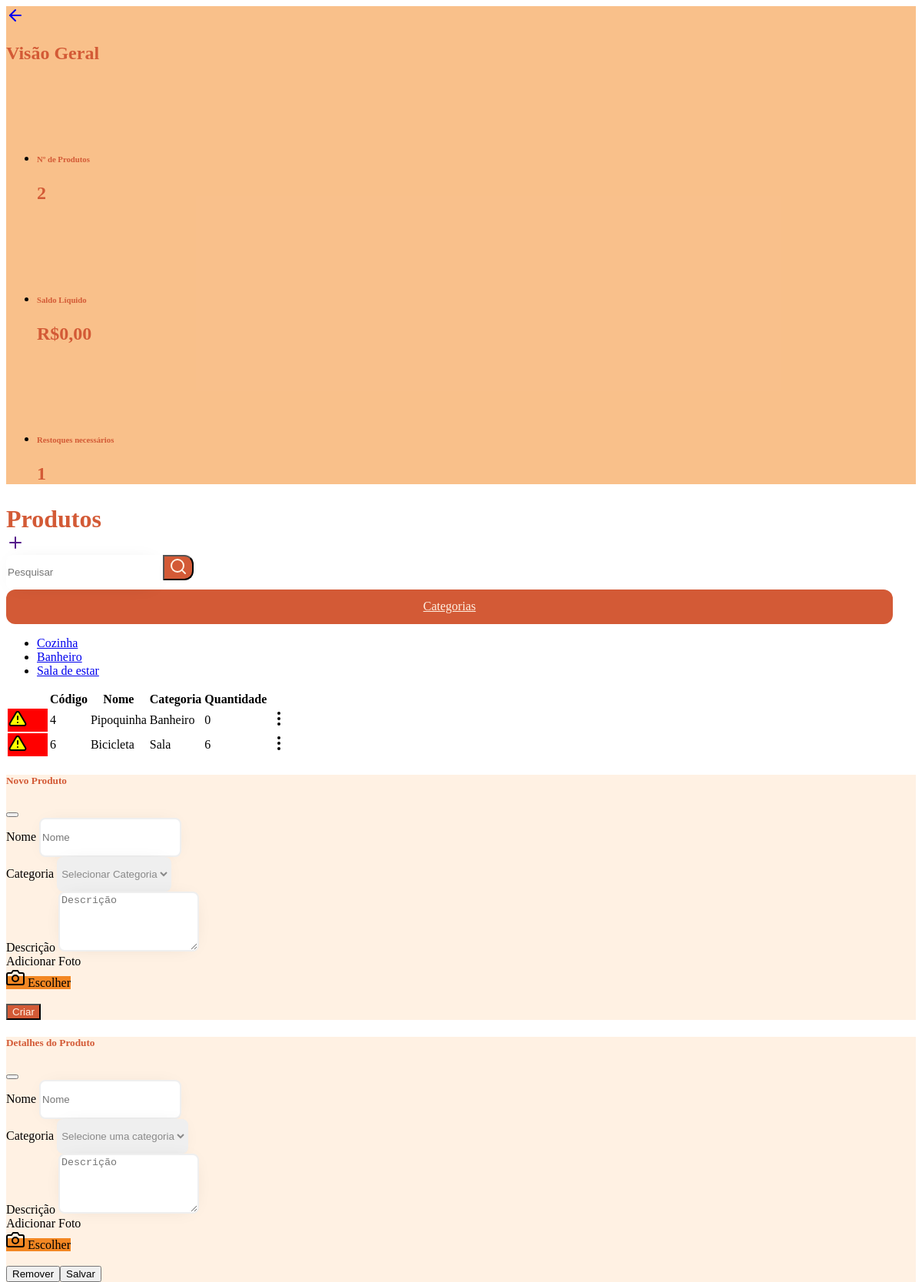
The page /views/products/products.php on the database as committed earlier.
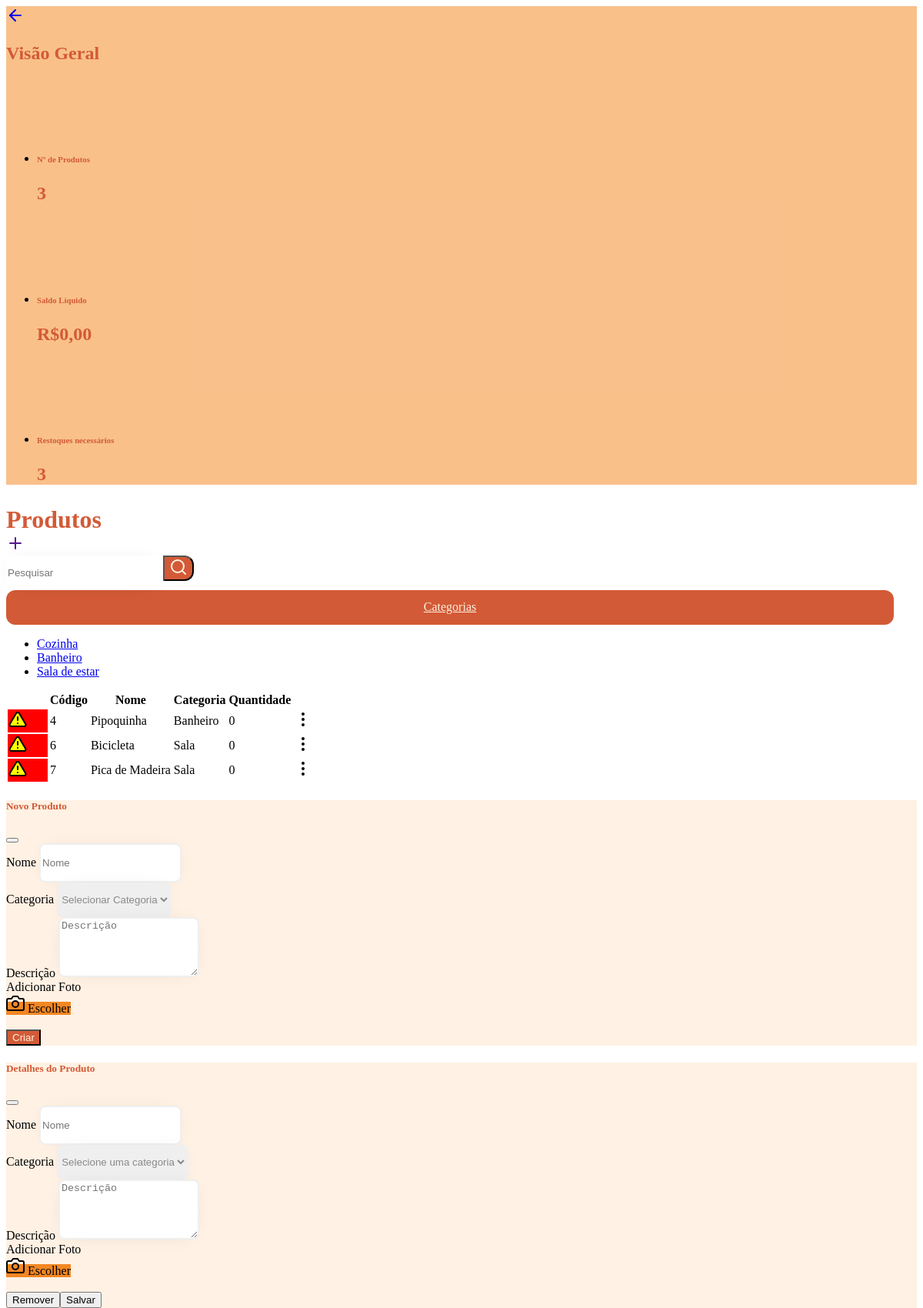
The same page on the database as committed later.
### tables this page shows
CREATE TABLE `ProductAmount` (
  `id_product` int(11) NOT NULL,
  `amount` int(11) NOT NULL DEFAULT 0
);

CREATE TABLE `Products` (
  `id` int(11) NOT NULL,
  `name` varchar(30) NOT NULL,
  `description` varchar(100) NOT NULL,
  `category` varchar(20) NOT NULL,
  `image` varchar(50) DEFAULT NULL
);

### classes/controllers/DBController.php (called while the page is built, shortened)
<?php
    abstract class DBController {
        private $table;
        private $connection;
        public function __construct($table) {
            $this->table = $table;
        }
        private function createConnection(){
            try {
                $this->connection = new PDO("mysql:host=" . self::HOST . ";dbname=" . self::DB_NAME, self::DB_USER, self::DB_PASSWORD);
                $this->connection->setAttribute(PDO::ATTR_ERRMODE, PDO::ERRMODE_EXCEPTION);
            }catch(PDOException $e){
                die("DB CONNECTION ERROR: " . $e->getMessage());
            }
        }
        private function execute($query, $params = []){
            try {
                $statement = $this->connection->prepare($query);
                $statement->execute($params);
                return $statement;
            }catch(PDOException $e){
                die('DB QUERY ERROR: '.$e->getMessage());
            }
        }
        public function selectSingle($fields, $predicate = "", $params = []){
            $query = "SELECT $fields FROM $this->table $predicate";
            $statement = $this->execute($query, $params);
            return $statement->fetch(PDO::FETCH_ASSOC);
        }
        public function rawSelect($query = "", $params = []){
            $statement = $this->execute($query, $params);
            return $statement->fetchAll(PDO::FETCH_ASSOC);
        }
    }
?>

### classes/controllers/ProductController.php (called while the page is built, shortened)
<?php
require_once CONTROLLERS_PATH . "DBController.php";
class ProductController extends DBController {
	public function getAll($filter = "", $params = []){
		$query = "SELECT * FROM Products as P INNER JOIN ProductAmount as PA ON (P.id = PA.id_product)";
		return parent::rawSelect($query, $params);
	}
	public function getRestockNeeded(){
		return parent::rawSelect("SELECT * FROM Products as P INNER JOIN ProductAmount as PA ON (P.id = PA.id_product) WHERE amount <= ?", [RESTOCK_LIMIT]);
	}
	public function getProfit(){
		$entrada = parent::rawSelect("SELECT SUM(price * amount) as entrada FROM Movements WHERE type = 'Entrada'", [])[0]['entrada'];
		$saida = parent::rawSelect("SELECT SUM(price * amount) as saida FROM Movements WHERE type = 'Saída'", [])[0]['saida'];
		return $saida == 0 ? 0 :  $saida - $entrada;
	}
	public function getProductsCount(){
		return parent::selectSingle("COUNT(id) as count")['count'];
	}
}
?>

### views/products/products.php (the view, shortened to what this page needs)
<?php
    $productController = new ProductController();
?>
<!DOCTYPE html>
<html lang="en">
<head>
    <link rel="stylesheet" href="<?= BS_CSS_PATH ?>">
    <link rel="stylesheet" href="<?= DEFAULT_CSS_PATH ?>">
    <link rel="stylesheet" href="<?= CSS_PATH ?>/products.css">
</head>
<body>
    <div class="container-fluid h-100">
        <div class="row h-100">
            <div class="col-lg-3 col-md-12 p-4 sidebar">
                <div class="d-flex flex-column align-items-start px-3 pt-2">
                    <a class="btn-round" href="<?= ROOT_PATH ?>"><i data-feather="arrow-left"></i></a>
                    <div class="d-flex mt-5 pb-3">
                        <h2>Visão Geral</span>
                    </div>
                    <ul class="nav nav-pills flex-column align-items-start" id="menu">
                        <li class="nav-item">
                            <h6>Nº de Produtos</h6>
                            <h2><?=$productController->getProductsCount()?></h2>
                        </li>
                        <li class="nav-item">
                            <h6>Saldo Líquido</h6>
                            <h2><?="R\$".number_format($productController->getProfit(), 2, ",", ".")?></h2>
                        </li>
                        <?php
                            $restockProducts = $productController->getRestockNeeded();
                            $count = count($restockProducts);
                            $content = "Os seguintes produtos precisam ser restocados:\n<ul>";
                            foreach($restockProducts as $rp){
                                $content .= "<li>${rp['name']}</li>";
                            }
                            $content .= "</ul>";
                            $popover = "data-bs-toggle='popover' data-bs-trigger='hover focus' data-bs-placement='right' title='Atenção' data-bs-html='true' data-bs-content='$content'";
                            ?>
                        <li class="nav-item" <?=$popover?>>
                            <h6>Restoques necessários</h6>
                            <h2><?=$count?></h2>
                        </li>
                    </ul>
                </div>
            </div>
            <div class="col-lg-9">
                <nav class="navbar p-4">
                    <div class="d-flex justify-content-center align-items-center">
                        <h1 class="navbar-brand">Produtos</h1>
                        <a href="" class="btn-round dark-hover d-flex justify-content-center align-items-center" data-bs-toggle="modal" data-bs-target="#newProductModal">
                            <i data-feather="plus"></i>
                        </a>
                    </div>
                    <form method="POST">
                        <div class="d-flex my-sm-2">
                            <input class="form-control search no-border" type="search" name="search" placeholder="Pesquisar">
                            <button class="btn btn-dark btn-search" type="submit"><i data-feather="search"></i></button>
                            <div class="dropdown">
                                <a class="btn dropdown-toggle drpdwn" href="#" role="button" id="dropdownMenuLink" data-bs-toggle="dropdown" aria-expanded="false">
                                    Categorias
                                </a>
                                <ul class="dropdown-menu" aria-labelledby="dropdownMenuLink">
                                    <li><a class="dropdown-item" href="#">Cozinha</a></li>
                                    <li><a class="dropdown-item" href="#">Banheiro</a></li>
                                    <li><a class="dropdown-item" href="#">Sala de estar</a></li>
                                </ul>
                            </div>
                        </div>
                    </form>
                </nav>
                <?php
                    if($_POST)
                        $products = $productController->getAll("WHERE name LIKE ?", ["%${_POST['search']}%"]);
                    else
                        $products = $productController->getAll();
                    $hide = "";
                ?>
                <div class="table-responsive <?=$hide?>">
                    <table class="table table-css table-borderless">
                        <thead>
                            <tr>
                                <th></th>
                                <th>Código</th>
                                <th>Nome</th>
                                <th>Categoria</th>
                                <th>Quantidade</th>
                            </tr>
                        </thead>
                        <tbody>
                            <?php
                            foreach($products as $product){
                                $id = $product['id'];
                                $amount = $product['amount'];
                                echo "<tr>";
                                if($amount <= RESTOCK_LIMIT)
                                    echo "<td class='p-1 text-center td-icon'>
                                            <i class='warning' data-feather='alert-triangle' data-bs-toggle='popover' data-bs-trigger='hover focus' data-bs-placement='left' title='Atenção' data-bs-content='Esse produto precisa ser restocado'></i>
                                        </td>";
                                else
                                    echo "<td class='td-icon'><i data-feather=''</i></td>";
                                echo "<td>$id</td>
                                    <td>${product['name']}</td>
                                    <td>${product['category']}</td>
                                    <td>$amount</td>
                                    <td><a class='details' onclick='productDetails($id)'><i data-feather='more-vertical'></i></a></td>
                                    </tr>";
                            }
                            ?>
                        </tbody>
                    </table>
                </div>
            </div>
        </div>
    </div>
    <div class="modal fade" id="newProductModal" tabindex="-1" aria-hidden="true">
        <div class="modal-dialog">
            <div class="modal-content">
                <form method="POST" action="<?=ROOT_PATH?>produtos/criar">
                    <div class="modal-header">
                        <h5 class="modal-title" id="exampleModalLabel">Novo Produto</h5>
                        <button type="button" class="btn-close" data-bs-dismiss="modal" aria-label="Close"></button>
                    </div>
                    <div class="modal-body">
                        <div class="container">
                            <div class="row">
                                <div class="col-6 mb-3">
                                    <label for="name" class="form-label">Nome</label>
                                    <input required id="name" type="text" class="form-control modal-input default-border" name="name" placeholder="Nome">
                                </div>
                                <div class="col-6 mb-3">
                                    <label for="category" class="form-label">Categoria</label>
                                    <select required id="category" class="form-control modal-input no-border default-border" placeholder="Selecione uma categoria" name="category">
                                        <option value="" disabled selected hidden>Selecionar Categoria</option>
                                    </select>
                                </div>
                                <div class="col-12 mb-3">
                                    <label for="description" class="form-label">Descrição</label>
                                    <textarea required id="description" type="text" class="form-control modal-input default-border desc-textarea" name="description" placeholder="Descrição"></textarea>
                                </div>
                                <div class="mb-3">
                                    <label class="form-label">Adicionar Foto</label>
                                    <br>
                                    <label for="image" class="btn btn-success upload-btn"><i data-feather="camera"></i> Escolher</label>
                                </div>
                            </div>
                        </div>
                    </div>
                    <div class="modal-footer">
                        <button type="submit" class="btn btn-dark">Criar</button>
                    </div>
                </form>
            </div>
        </div>
    </div>
    <div class="modal fade" id="productDetailsModal" tabindex="-1" aria-hidden="true">
        <div class="modal-dialog">
            <div class="modal-content">
                <form id="update-form" method="POST">
                    <div class="modal-header">
                        <h5 class="modal-title" id="exampleModalLabel">Detalhes do Produto</h5>
                        <button type="button" class="btn-close" data-bs-dismiss="modal" aria-label="Close"></button>
                    </div>
                    <div class="modal-body">
                        <div class="container">
                            <div class="row">
                                <div class="col-6 mb-3">
                                    <label for="nameDetail" class="form-label">Nome</label>
                                    <input required id="nameDetail" type="text" class="form-control modal-input default-border" name="name" placeholder="Nome">
                                </div>
                                <div class="col-6 mb-3">
                                    <label for="categoryDetail" class="form-label">Categoria</label>
                                    <select required id="categoryDetail" class="form-control modal-input no-border default-border" placeholder="Selecione uma categoria" name="category">
                                        <option value="" disabled selected hidden>Selecione uma categoria</option>
                                    </select>
                                </div>
                                <div class="col-12 mb-3">
                                    <label for="descriptionDetail" class="form-label">Descrição</label>
                                    <textarea required id="descriptionDetail" type="text" class="form-control modal-input default-border desc-textarea" name="description" placeholder="Descrição"></textarea>
                                </div>
                                <div class="mb-3">
                                    <label class="form-label">Adicionar Foto</label>
                                    <br>
                                    <label for="imageDetail" class="btn btn-success upload-btn"><i data-feather="camera"></i> Escolher</label>
                                </div>
                            </div>
                        </div>
                    </div>
                    <div class="modal-footer">
                        <button type="button" id="remove-btn" class="btn btn-danger remove-btn">Remover</a>
                        <button type="submit" class="btn btn-primary">Salvar</button>
                    </div>
                </form>
            </div>
        </div>
    </div>
</body>
</html>

### res/css/products.css (style rules this page uses)
html, body { height: 100%; }
h1, h2, h3, h4, h5, h6 { font-weight: bold; color: var(--dark-orange); }
h1 { font-size: 2em !important; margin-bottom: 0 !important; }
input.search { color: var(--light-gray) !important; border: 0 !important; border-radius: 8px 0 0 8px !important; box-shadow: 0px 1px 27px -12px rgba(0, 0, 0, 0.15); width: 200px; height: 45px; }
.nav-item { margin-top: 10%; }
.btn-dark { background-color: var(--dark-orange); color: var(--card-background); !important; }
.btn-search { margin-right: 5%; border-radius: 0 12px 12px 0 !important; }
.drpdwn { display: flex; justify-content: center; align-items: center; height: 45px !important; border-radius: 12px !important; margin-right: 30px !important; color: var(--card-background); background-color: var(--dark-orange); }
.sidebar { background-color: var(--card-selected); }
a.details { cursor: pointer; }
.modal-input { color: var(--light-gray) !important; border: 2px solid rgb(239, 239, 239) !important; border-radius: 8px !important; box-shadow: 0px 1px 27px -12px rgba(0, 0, 0, 0.15); height: 45px; }
.desc-textarea { height: 70px !important; }
.upload-btn { background-color: var(--text-color) !important; }
.modal-content { background-color: var(--card-background); }
.td-icon { width: 50px; background-color: red; }
.warning { fill: yellow; }

### res/css/variables.css (style rules this page uses)
:root { --background-color: #FFE6D2; --card-background: #FFF1E3; --card-selected: rgba(244, 129, 23, 0.5); --text-color: #F38723; --dark-text-color: #B1624A; --dark-orange: #D35A36; --dark-orange-hover: #BA411D; --light-black: #1B1B1B; --light-gray: #898989; --btn-hover-color: #DA6E0A; --card-btn-hover: #F48117; --logout-background-color: #FF9C9C; --logout-hover-background-color: #FF6969; --default-font: SF-Regular; }

Rows that differ between the two databases and show on the page:
changed productamount "Bicicleta": amount "6" → "0"
added productamount: id_product "7", name "Pica de Madeira", category "Sala", amount "0"
Other text that changed with them:
$productController->getProductsCount(): "2" → "3"
$count: "1" → "3"
